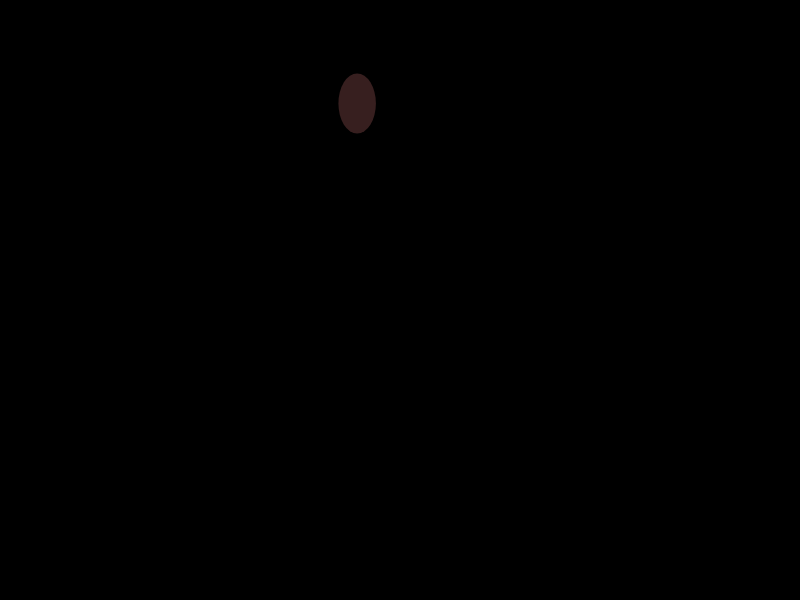
Frame 1 (no input)
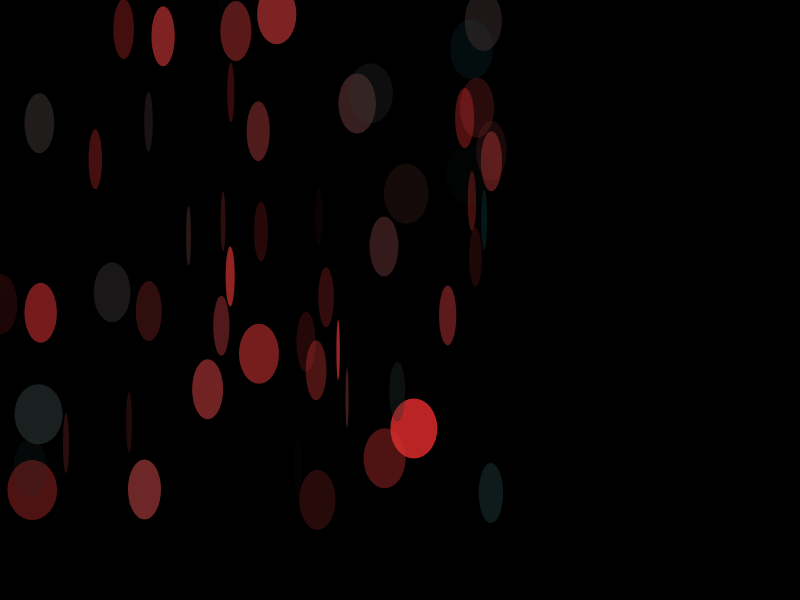
Frame 60 (no input)
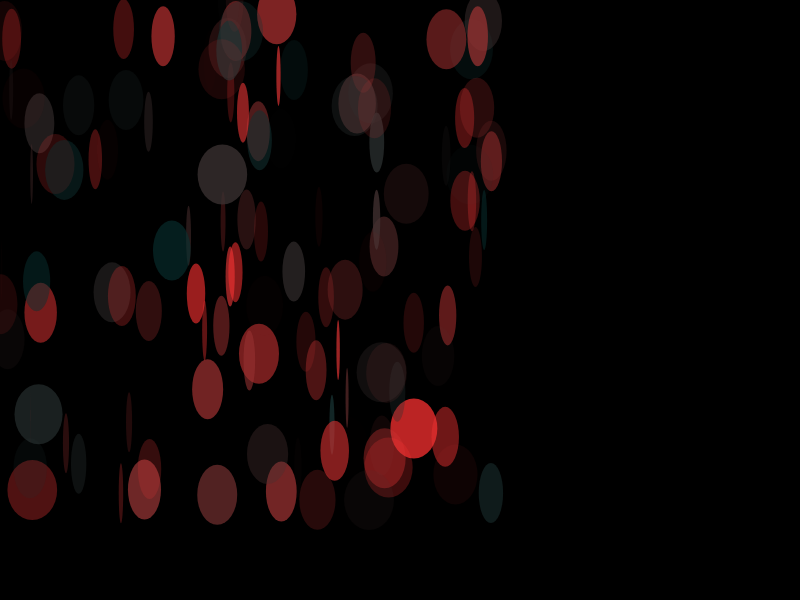
Frame 120 (the mouse pressed at the canvas centre since frame 60)

The p5.js sketch that drew these frames (run headless with seeded random() and noise() and a simulated clock; from frame 60 on, the mouse is pressed at the canvas centre):

// p5.js sketch
// ── sketch.js
/*
https://vimeo.com/channels/learningp5js/138327559 
*/

//Okay, lad os starte med at lave et objekt som dybest set bare er en cirkel
//Vi kalder den spot, og vi giver den variablene x og y (som en cirkel skal have for at være et sted)

var spot = {
    x: 50,
    y: 50,
    d: 50
};

//Lad os så tage og lave et nyt objekt til farver, hvor vi gemmer variablene rød, grøn, blå og transparens i
var col = {
    r: 50,
    g: 50,  
    b: 50,
    t: 50
};

//Så initierer vi programmet med et canvas og en baggrundsfarve
function setup(){
    createCanvas(800,600);
    background(0);
} 

//Og så bruger vi variablene til at tegne en enkel cirkel på et bestemt sted 
function draw(){
    spot.x = random(0,500);
    spot.y = random(0,500);
    spot.d = random(0,50);
    col.r = random(0,255);
    col.t = random(0,200);
    fill(col.r,col.g,col.b,col.t);
    noStroke();
    ellipse(spot.x,spot.y,spot.d,60);
}
